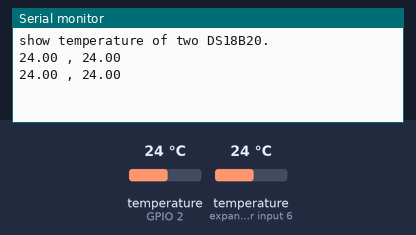
This sketch was run on a simulated ESP8266 (NodeMCU). Shown: the last lines printed to the serial monitor. The test bench sets the inputs (shaded band); at power-on: temperature (sensors on GPIO 2, expander input 6) 24 °C.

Above: at 3.5 s.
3.6 s: temperature (sensor on GPIO 2) set to 12 °C
At 4.6 s:
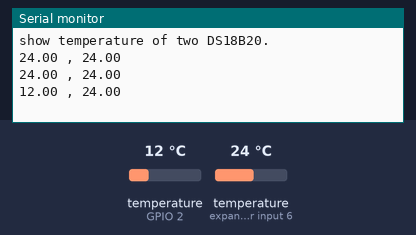
5.1 s: temperature (sensor on expander input 6) set to 12 °C
At 6.4 s:
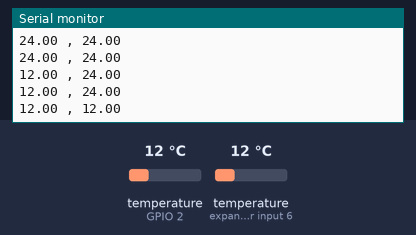
6.6 s: temperature (sensor on GPIO 2) set to 19 °C
At 7.1 s:
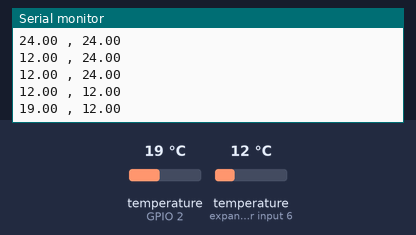
8.1 s: temperature (sensor on expander input 6) set to 19 °C
At 9.6 s:
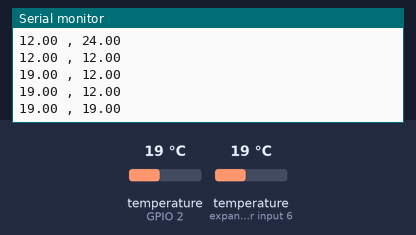
Timing chart, 0 to 10.6 s (numbered marks = the images above; inputs shaded):
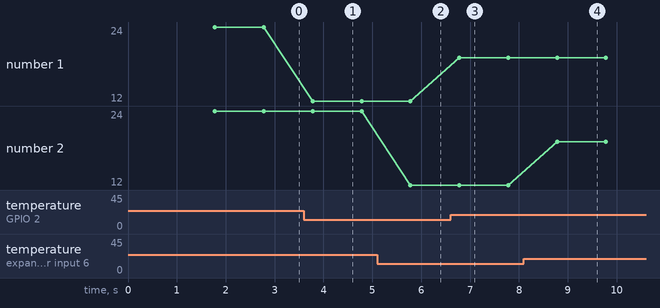

Measured:
- after the input at 3.6 s, the serial monitor: prints a new line after 0.18 s (image 1)
- after the input at 5.1 s, the serial monitor: prints a new line after 0.68 s (image 2)
- after the input at 6.6 s, the serial monitor: prints a new line after 0.18 s (image 3)
- after the input at 8.1 s, the serial monitor: prints a new line after 0.68 s (image 4)
- plotted number 1: 24 → 12 after the input at 3.6 s, 12 → 19 after the input at 6.6 s

The sketch:

ds18B20.ino
```cpp
/*
 * @file  使用 2 顆 DS18B20, 接在 D2 pin，定期更新溫度讀值 (ex. 1 sec) 到 RS232.
 */
#include "Timer.h"
#include <OneWire.h>
#include <DallasTemperature.h>

#define ONE_WIRE_BUS_1 2

OneWire oneWire_in(ONE_WIRE_BUS_1);

DallasTemperature sensors_on_bus(&oneWire_in);

Timer t;

void setup(void)
{
    Serial.begin(9600);
    Serial.println("show temperature of two DS18B20.");

    sensors_on_bus.begin(); //init the temperature reading object.

    t.every(1000, periodRouting); //set periodic callback function
}

void loop(void)
{
  t.update(); //update internal tick of timer
}

//callback function in period to do somthing
void periodRouting()
{
    sensors_on_bus.requestTemperatures();   //have all the sensors on the bus update the temperature
    Serial.print(sensors_on_bus.getTempCByIndex(0)); //get temp. of the first sensor
    Serial.print(" , ");
    Serial.print(sensors_on_bus.getTempCByIndex(1)); //get temp. of the second sensor
    Serial.println("");
}
```

Event.h
```cpp
// (licence header left out)
/*  * * * * * * * * * * * * * * * * * * * * * * * * * * *
 Code by Simon Monk
 http://www.simonmonk.org
* * * * * * * * * * * * * * * * * * * * * * * * * * * * */

#ifndef Event_h
#define Event_h

#include <inttypes.h>

#define EVENT_NONE 0
#define EVENT_EVERY 1
#define EVENT_OSCILLATE 2

class Event
{

public:
  Event(void);
  void update(void);
  void update(unsigned long now);
  int8_t eventType;
  unsigned long period;
  int repeatCount;
  uint8_t pin;
  uint8_t pinState;
  void (*callback)(void);
  unsigned long lastEventTime;
  int count;
};

#endif
```

Timer.h
```cpp
// (licence header left out)
/*  * * * * * * * * * * * * * * * * * * * * * * * * * * *
 Code by Simon Monk
 http://www.simonmonk.org
* * * * * * * * * * * * * * * * * * * * * * * * * * * * */

#ifndef Timer_h
#define Timer_h

#include <inttypes.h>
#include "Event.h"

#define MAX_NUMBER_OF_EVENTS (10)

#define TIMER_NOT_AN_EVENT (-2)
#define NO_TIMER_AVAILABLE (-1)

class Timer
{

public:
  Timer(void);

  int8_t every(unsigned long period, void (*callback)(void));
  int8_t every(unsigned long period, void (*callback)(void), int repeatCount);
  int8_t after(unsigned long duration, void (*callback)(void));
  int8_t oscillate(uint8_t pin, unsigned long period, uint8_t startingValue);
  int8_t oscillate(uint8_t pin, unsigned long period, uint8_t startingValue, int repeatCount);

  /**
   * This method will generate a pulse of !startingValue, occuring period after the
   * call of this method and lasting for period. The Pin will be left in !startingValue.
   */
  int8_t pulse(uint8_t pin, unsigned long period, uint8_t startingValue);

  /**
   * This method will generate a pulse of pulseValue, starting immediately and of
   * length period. The pin will be left in the !pulseValue state
   */
  int8_t pulseImmediate(uint8_t pin, unsigned long period, uint8_t pulseValue);
  void stop(int8_t id);
  void update(void);
  void update(unsigned long now);

protected:
  Event _events[MAX_NUMBER_OF_EVENTS];
  int8_t findFreeEventIndex(void);

};

#endif
```
